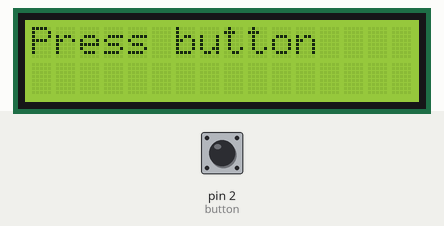
This sketch was run on a simulated Arduino Uno, built with avr-gcc and run on an emulated ATmega328P. Parts: 16×2 character LCD. The inputs (shaded band) are chosen by the test bench; at power-on: pin 2 (button) LOW.

Above: at 0.8 s.
0.9 s: pin 2 (button) pulled HIGH for 0.15 s
At 1.3 s:
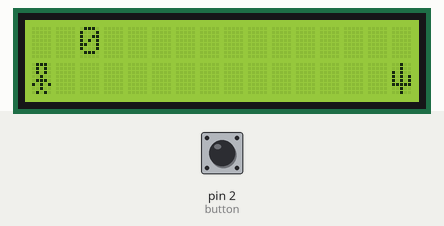
3.9 s: pin 2 (button) pulled HIGH for 1 s
At 4.8 s:
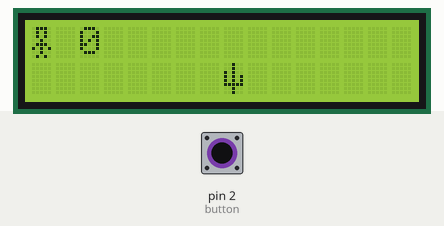
7.9 s: pin 2 (button) pulled HIGH for 3.2 s
At 9.4 s:
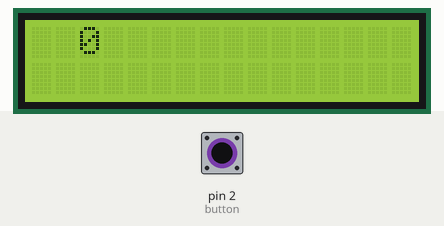
Timing chart, 0 to 10.9 s (numbered marks = the images above; inputs shaded):
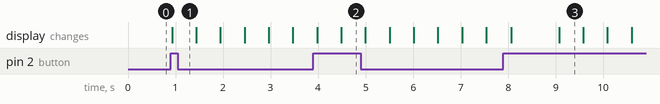

The sketch:

lcd_runner.ino
```cpp
#include <Wire.h>
#include <LiquidCrystal_I2C.h>

LiquidCrystal_I2C lcd(0x27,16,2);  // Устанавливаем дисплей

int button = 2;

bool button_flag=false;

int delay_c=500;

int player_x=0;
int player_y=1;

int barrier_x=15;
int barrier_y=1;

int points=0;

byte player[8] = {
    0b01110,
    0b01010,
    0b01010,
    0b00100,
    0b01110,
    0b10101,
    0b00100,
    0b01010
};
byte barrier[8] = {
    0b00100,
    0b00100,
    0b10100,
    0b10101,
    0b10101,
    0b11111,
    0b00100,
    0b00100
};


void setup() {
  // put your setup code here, to run once:
  pinMode(button, INPUT);
  lcd.home();
  lcd.init();
  lcd.backlight();// Включаем подсветку дисплея
  lcd.clear();

  lcd.print("Press button");

  while( digitalRead(button) == LOW ){//если кнопка ненажата ...

}

  lcd.createChar(0, player);
  lcd.createChar(1, barrier);

  //lcd.setCursor(player_x,player_y);
  //lcd.print(0);
  //lcd.setCursor(15,1);
  //lcd.print(1);

lcd.clear();

}

void loop() {
  // put your main code here, to run repeatedly:

  lcd.clear();
  lcd.setCursor(player_x,player_y);
  lcd.write(0);
  lcd.setCursor(barrier_x--,barrier_y);
  lcd.write(1);

  if(player_x == barrier_x && player_y == barrier_y)
    {

    lcd.clear();
    lcd.print("Game over");
    lcd.setCursor(0,1);
    lcd.print("Press button");
    points=0;

    while( digitalRead(button) == LOW ){//если кнопка ненажата ...
    }

    delay(1000);
    lcd.clear();

    }

    if(player_x == barrier_x && player_y != barrier_y)
    {
      points++;
      if(delay_c > 50)
      {
      delay_c-=50;
    }
    }

    if(barrier_x <=0)
    {
      barrier_x=15;
    }

    if (digitalRead(button) == HIGH && button_flag==false)//если кнопка нажата ...
    {
        player_y=0;
        button_flag=true;
    }
    else
    {
      player_y=1;
      button_flag=false;
    }

    lcd.setCursor(2,0);
    lcd.print(points);

    delay(500);

    }
```

Measured:
- after the input at 0.9 s, the display: changes at once (image 1)
- after the input at 7.9 s, the display: first differs from a run without the input after 1.2 s (image 3)
- what the display in image 3 shows lasts 0.5 s, from 9.1 s to 9.6 s
